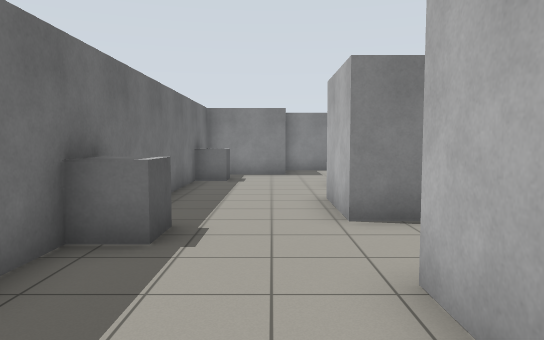
[1] (above)

16 first-person views from a walk through a robot-simulator world made for Gazebo. The camera is 1.2 m above the floor, tilts 4° down and sees 70° across. The floor is counted in squares, 1 m on a side. Each view is taken from the middle of a square. On the plan, view 1 faces up. The plan holds only what a view shows up to about 15 squares ahead; the rest is blank.

[2]
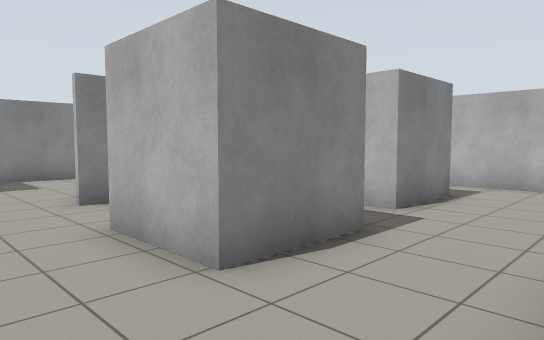

[3]
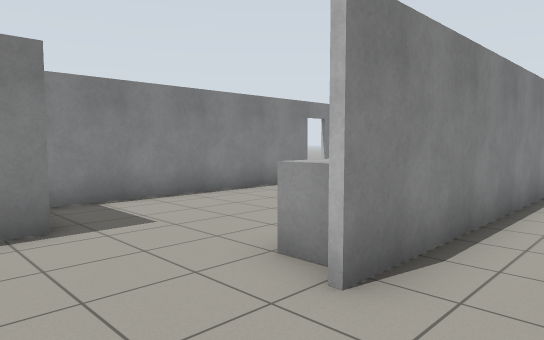

[4]
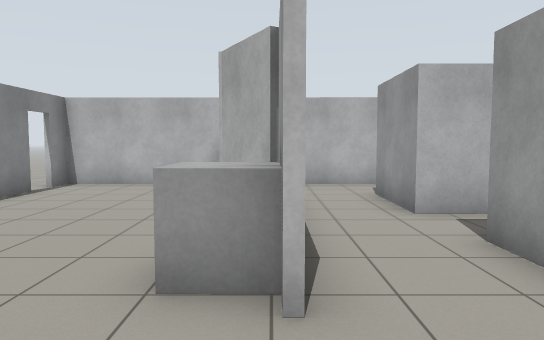

[5]
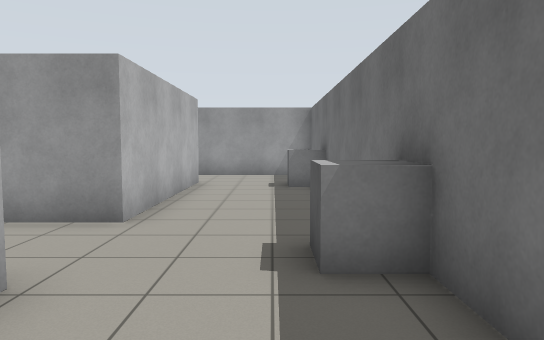

[6]
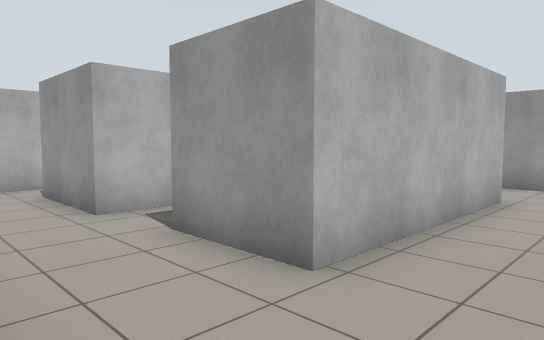

[7]
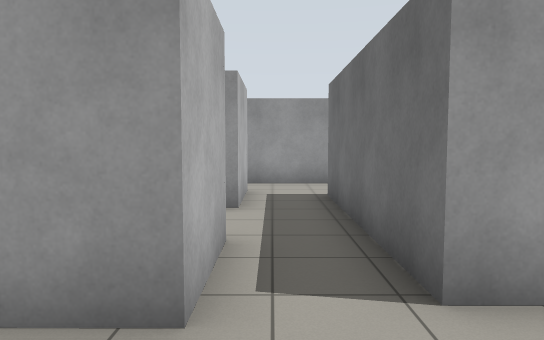

[8]
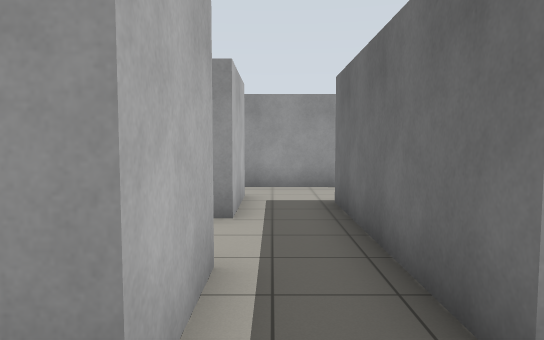

[9]
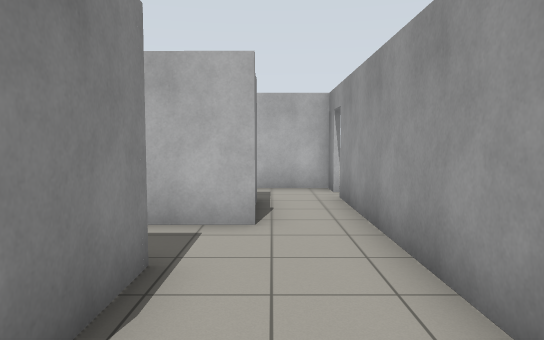

[10]
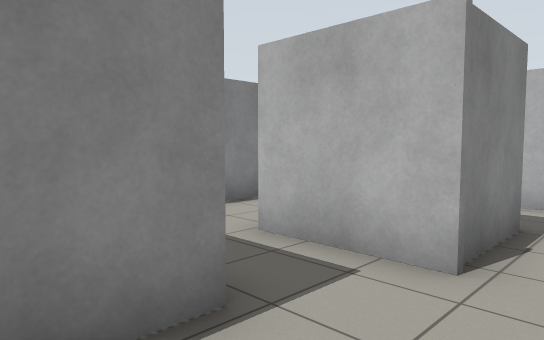

[11]
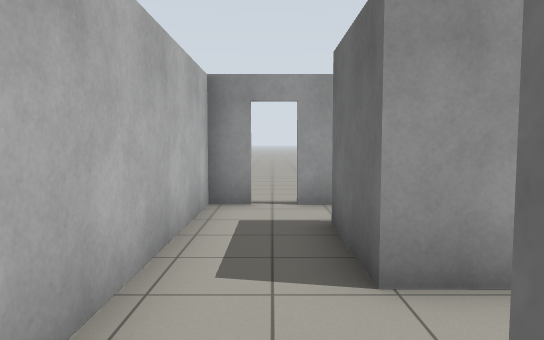

[12]
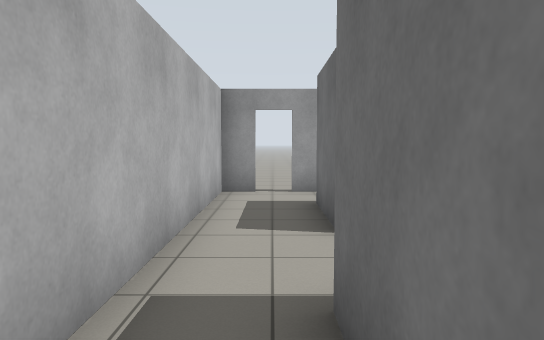

[13]
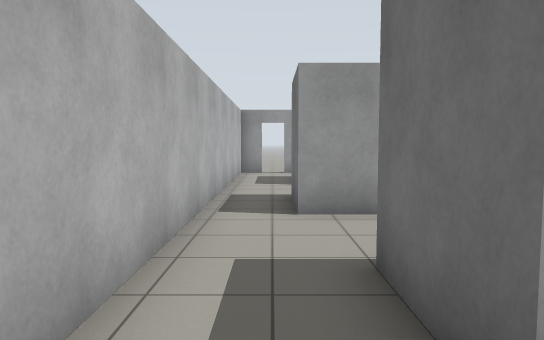

[14]
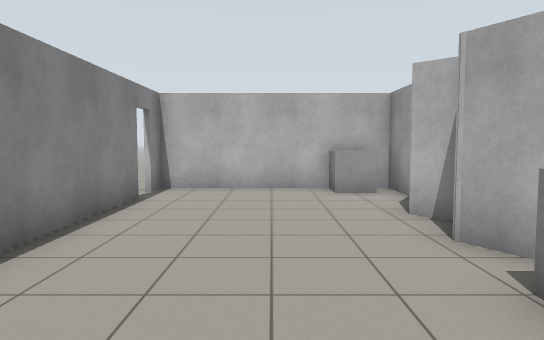

[15]
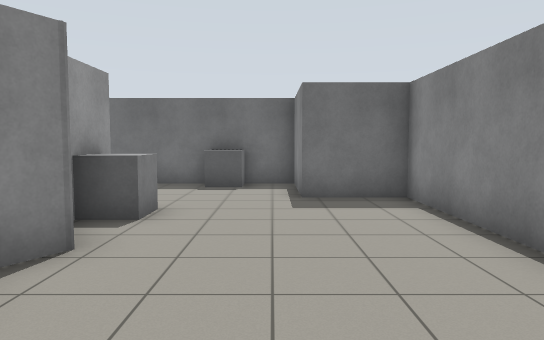

[16]
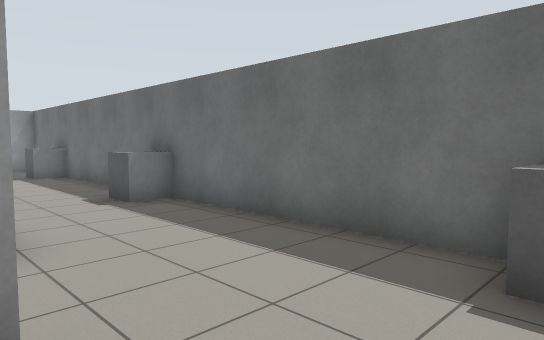

### Floor plan
Points are (right, up) in squares from view 1. A wall is a line through its corners. A room is listed if a view was taken in it or the views show most of it. See-through windows are left out.
Room 1 (views 1, 2, 3, 4, 5, 6, 7, 8, 9, 10, 11, 12, 13, 14, 15, 16)
walls: (3.8, 5.9) (1.2, 5.9) (1.3, 8.4); (5.6, 7.3) (5.6, 8.6) (8, 8.6) (8, 6.3) (5.6, 6.3) (5.6, 7); (2.7, 8.4) (3.8, 8.4); (5.6, 1.3) (5.6, 3.6) (8.6, 3.6) (8.6, 1.3); (3.3, 11) (4.7, 11.8) (5.4, 11.4); (5.9, 11.1) (6.6, 11.8); (7.9, 1.3) (6.9, 1.3); (-2.4, 4.5) (-2.5, -1.5); (9.2, 10.8) (3.3, 10.8); (5.6, -1.1) (8, -1.1) (8, -3.7) (5.6, -3.7) (5.6, -1.1); (-2.4, 11.7) (-2.4, 5.5); (10.3, 12.6) (10.3, 17); (1.2, -2.9) (1.2, 3.2) (3.7, 3.2) (3.7, -2.8) (1.6, -2.8); (-2.5, -2.5) (-2.5, -5.5) (8.6, -5.5); (-2.4, 14.7) (-2.4, 13.4); (8.7, 17) (0.5, 17) (0.5, 14.7) (-1.4, 14.7); (10.2, -5.5) (10.3, 10.1)
ways out: open door at (9, -5.5); open door at (9, 17)
objects: grey box (2, 11) to (3, 12)

Positions as (right, up) in squares from view 1, and headings:
1: (0, 0), facing up
2: (-1, 3), facing up-right
3: (-1, 9), facing up-right
4: (-1, 11), facing right
5: (-1, 9), facing down
6: (-1, 6), facing down-right
7: (5, 6), facing down
8: (5, 5), facing down
9: (0, -4), facing right
10: (2, -5), facing up-right
11: (9, 2), facing down
12: (9, 4), facing down
13: (9, 10), facing down
14: (0, 14), facing right
15: (9, 14), facing left
16: (2, 13), facing down-left
